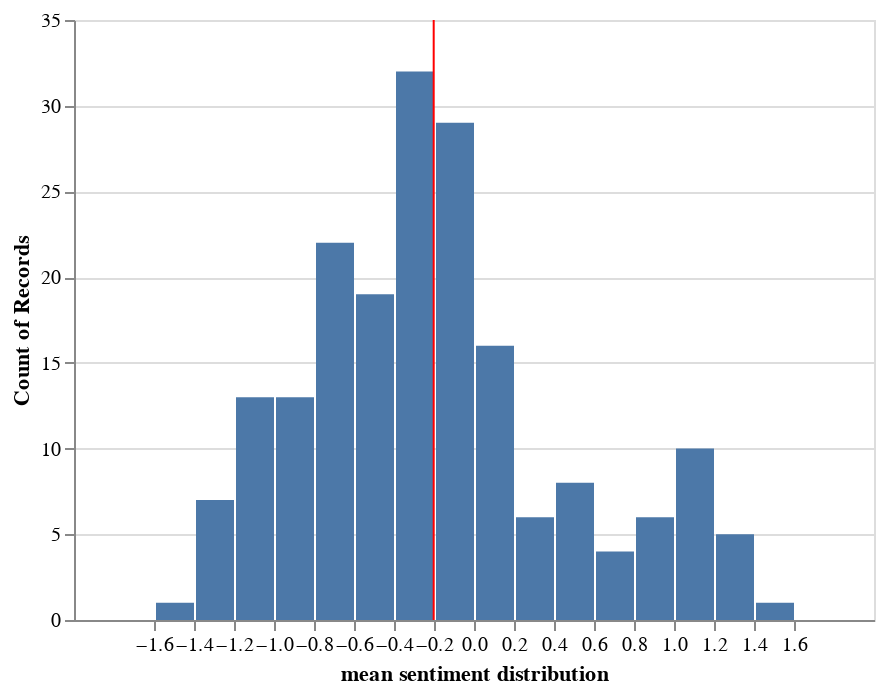

Write notebook code for a chart like this one.
### Markdown cell above
## Descriptives plots

### Code cell
source = reg_free

hist_free_all_com = alt.Chart(source).mark_bar().encode(
    alt.X('mean-compound:Q',bin=alt.Bin(maxbins=30), title="mean sentiment distribution"),
    y='count()')

rule = alt.Chart(source).mark_rule(color='red').encode(
    x=alt.X('mean-compound:Q', aggregate='mean'))

hist_free_all_com = hist_free_all_com + rule
hist_free_all_com.display(renderer='svg')

### Figure 1 — Vega-Lite specification as saved in the notebook (floating-point values rounded to 4 significant figures; data arrays with more than 128 entries replaced by an {"elided": "..."} marker saying what was removed)
{"config": {"view": {"continuousWidth": 400, "continuousHeight": 300}}, "layer": [{"mark": "bar", "encoding": {"x": {"type": "quantitative", "bin": {"maxbins": 30}, "field": "mean-compound", "title": "mean sentiment distribution"}, "y": {"type": "quantitative", "aggregate": "count"}}}, {"mark": {"type": "rule", "color": "red"}, "encoding": {"x": {"type": "quantitative", "aggregate": "mean", "field": "mean-compound"}}}], "data": {"name": "data-49e7386179afb0376e965e3b44012dc1"}, "$schema": "https://vega.github.io/schema/vega-lite/v4.8.1.json", "datasets": {"data-49e7386179afb0376e965e3b44012dc1": {"elided": "192 records"}}}
